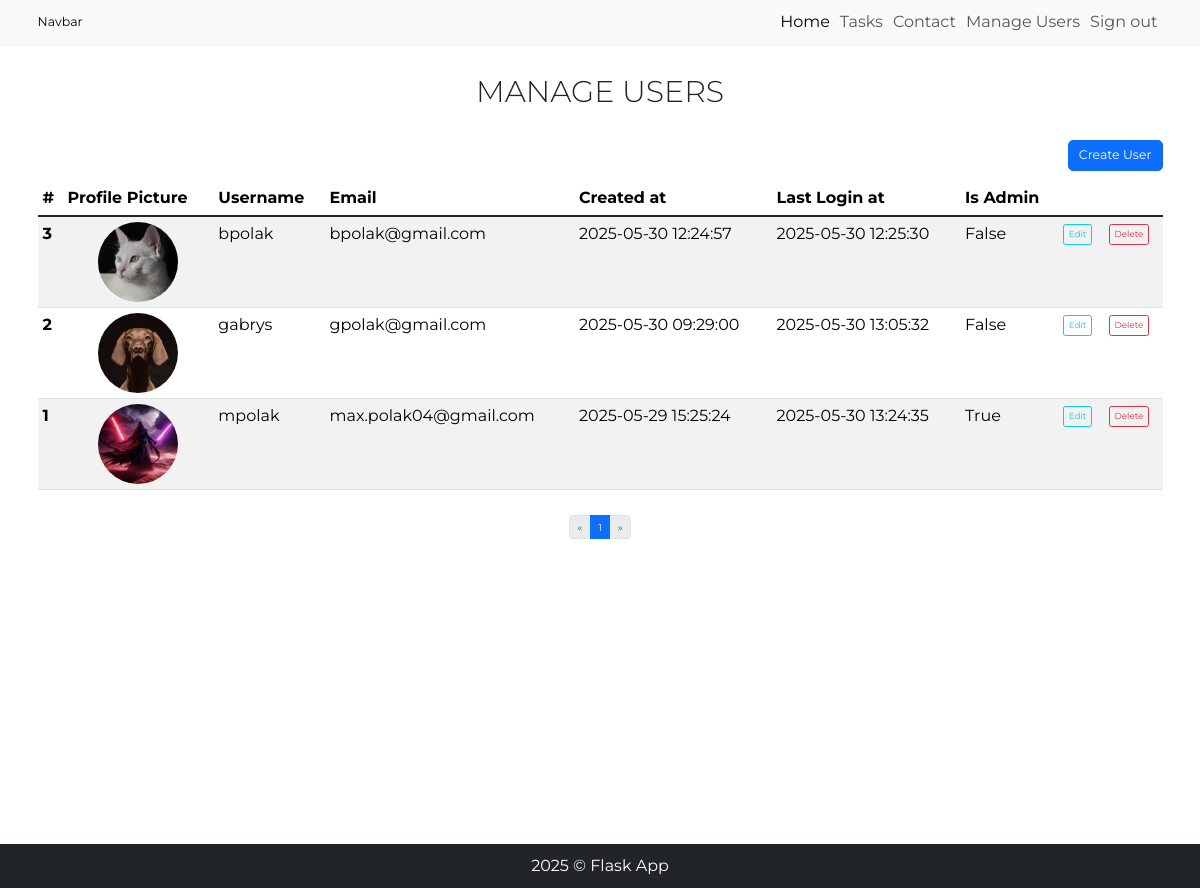
Page /manage_users (signed in) on the committed database.
### models.py (models this page shows, shortened)
class User(db.Model, UserMixin):
    __tablename__ = 'users'
    id = db.Column(db.Integer, primary_key=True)
    username = db.Column(db.String(50), unique=True, nullable=False)
    email = db.Column(db.String(120), unique=True, nullable=False)
    password = db.Column(db.String(200), nullable=False)
    created_at = db.Column(db.DateTime, server_default=db.func.now())
    last_login_at = db.Column(db.DateTime, server_default=db.func.now(), onupdate=db.func.now())
    is_admin = db.Column(db.Boolean, default=False)
    profile_picture = db.Column(db.String(200), nullable=True, default='default.png')
    tasks = db.relationship('Todo', backref='user', lazy='joined', cascade='all, delete-orphan')

### app.py (the view)
@app.route('/manage_users', methods=['GET'])
@login_required
def manage_users():
    if not current_user.is_admin:
        flash('You do not have permission to access this page.', 'danger')
        return redirect(url_for('index'))
    page = request.args.get('page', 1, type=int)
    per_page = 10
    pagination = User.query \
        .order_by(User.id.desc()) \
        .paginate(page=page, per_page=per_page)
    users = pagination.items
    return render_template('manage-users.html', users=users, pagination=pagination)

### app.py (called while the page is built)
@login_manager.user_loader
def load_user(user_id):
    return User.query.get(int(user_id))

### templates/manage-users.html (shortened to what this page needs)
{% extends 'base.html' %}
{% block content %}
<h1 class="display-5 text-center text-uppercase my-5">Manage Users</h1>
<div class="container">
    <div class="row mb-3">
        <div class="col-md-12">
            <button class="btn btn-primary btn-lg float-end" type="button" data-bs-toggle="modal"
                data-bs-target="#createModal">Create User</button>
        </div>
    </div>
</div>
<div class="container d-flex flex-column align-items-center">
    <table class="table table-striped table-hover">
        <thead>
            <tr>
                <th scope="col">#</th>
                <th scope="col">Profile Picture</th>
                <th scope="col">Username</th>
                <th scope="col">Email</th>
                <th scope="col">Created at</th>
                <th scope="col">Last Login at</th>
                <th scope="col">Is Admin</th>
                <th scope="col"></th>
                <th scope="col"></th>
            </tr>
        </thead>
        <tbody class="table-group-divider">
            {% for user in users %}
            <tr>
                <th scope="row">{{ user.id }}</th>
                <td>
                    <div class="d-flex justify-content-center">
                        <div class="rounded-circle overflow-hidden profile-img">
                            <img src="{{ url_for('static', filename='uploads/' + user.profile_picture) }}" class="w-100 h-100 object-fit-cover" alt="Wyśrodkowane koło">
                        </div>
                    </div>
                </td>
                <td>{{ user.username }}</td>
                <td>{{ user.email }}</td>
                <td>{{ user.created_at }}</td>
                <td>{{ user.last_login_at }}</td>
                <td>{{ user.is_admin }}</td>
                <td><button class="btn btn-sm btn-outline-info" type="button" data-bs-toggle="modal"
                        data-bs-target="#editModal-{{ user.id }}">Edit</button></td>
                <td><button class="btn btn-sm btn-outline-danger" type="button" data-bs-toggle="modal"
                        data-bs-target="#deleteModal-{{ user.id }}">Delete</button></td>
            </tr>
            {% endfor %}
        </tbody>
    </table>
    <nav class="mt-4" aria-label="Page navigation">
        <ul class="pagination mx-auto">
            <li class="page-item">
                <a class="page-link {% if pagination.page == 1 %}disabled{% endif %}"
                    href="{{ url_for('manage_users', page=1) }}" {% if pagination.page==1 %}tabindex="-1" {% endif %}
                    aria-label="First">
                    <span aria-hidden="true">&laquo;</span>
                </a>
            </li>
            <li class="page-item"><span class="page-link active" href="{{ url_for('manage_users', page=page) }}"
                    aria-current="page">{{ pagination.page
                    }}</span></li>
            <li class="page-item">
                <a class="page-link {% if not pagination.page < pagination.pages %}disabled{% endif %}"
                    href="{{ url_for('manage_users', page=pagination.pages) }}" aria-label="Last">
                    <span aria-hidden="true">&raquo;</span>
                </a>
            </li>
        </ul>
    </nav>
</div>
{% endblock %}

### static/css/style.css (style rules this page uses)
*, *::before, *::after { box-sizing: border-box; padding: 0; margin: 0; }
body { position: relative; font-size: 1.6rem; font-family: "Montserrat", sans-serif; }
.profile-img { width: 5em; height: 5em; }

### rows in the picture
User: id "3", profile_picture (picture), username "bpolak", email "bpolak@gmail.com", created_at "2025-05-30 12:24:57", last_login_at "2025-05-30 12:25:30", is_admin "False"
User: id "2", profile_picture (picture), username "gabrys", email "gpolak@gmail.com", created_at "2025-05-30 09:29:00", last_login_at "2025-05-30 13:05:32", is_admin "False"
User: id "1", profile_picture (picture), username "mpolak", email "max.polak04@gmail.com", created_at "2025-05-29 15:25:24", last_login_at "2025-05-30 13:24:35", is_admin "True"

### other values in the picture
{{ pagination.page }} "1"
